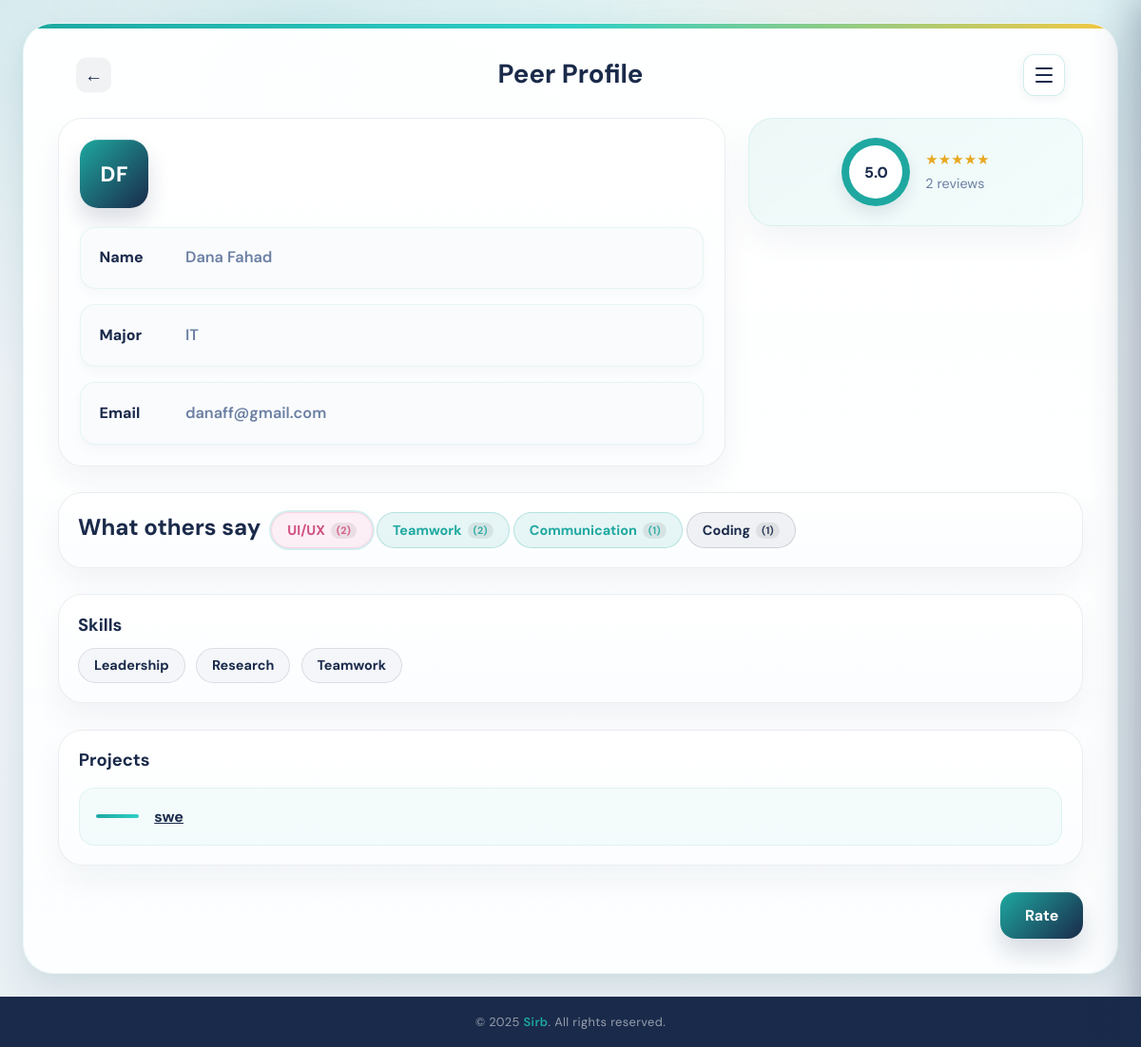
The page /PeerProfile.php?id=2228 (signed in) on the database its author committed.
### tables this page shows
CREATE TABLE `student` (
  `student_ID` int(11) NOT NULL,
  `email` varchar(255) NOT NULL,
  `password` varchar(255) NOT NULL,
  `name` varchar(100) NOT NULL,
  `major` varchar(100) NOT NULL,
  `registrationDate` date DEFAULT NULL
);

CREATE TABLE `skill` (
  `skill_ID` int(11) NOT NULL,
  `name` varchar(50) NOT NULL
);

CREATE TABLE `pastproject` (
  `project_ID` int(11) NOT NULL,
  `URL` varchar(2048) NOT NULL,
  `courseName` varchar(100) DEFAULT NULL,
  `student_ID` int(11) NOT NULL
);

### PeerProfile.php (the view, shortened to what this page needs)
<?php
require 'db_connect.php';
require_once 'rating_helper.php';
$loggedUserID = $_SESSION['userID'];
$peerID = (int) $_GET['id'];
$stmt = $pdo->prepare("
    SELECT student_ID, name, major, email
    FROM Student
    WHERE student_ID = ?
");
$stmt->execute([$peerID]);
$peer = $stmt->fetch();
$skillsStmt = $pdo->prepare("
    SELECT Skill.name
    FROM StudentSkill
    JOIN Skill ON StudentSkill.skill_ID = Skill.skill_ID
    WHERE StudentSkill.student_ID = ?
");
$skillsStmt->execute([$peerID]);
$skills = $skillsStmt->fetchAll();
$projectsStmt = $pdo->prepare("
    SELECT courseName, URL
    FROM PastProject
    WHERE student_ID = ?
");
$projectsStmt->execute([$peerID]);
$projects = $projectsStmt->fetchAll();
$rating = getStudentRating($pdo, $peerID);
$tagCounts = getStudentTagCounts($pdo, $peerID);
function h($value) {
    return htmlspecialchars($value ?? '', ENT_QUOTES, 'UTF-8');
}
function initials($name) {
    $parts = preg_split('/\s+/', trim($name));
    return strtoupper(substr($parts[0], 0, 1) . substr($parts[1], 0, 1));
}
function skillClass($skillName) {
    $name = strtolower($skillName);
    if (str_contains($name, 'coding') || str_contains($name, 'programming')) {
        return 'bd-peer-skill-tag-navy';
    }
    if (str_contains($name, 'ui') || str_contains($name, 'ux') || str_contains($name, 'innovation')) {
        return 'bd-peer-skill-tag-pink';
    }
    return 'bd-peer-skill-tag-teal';
}
$average = $rating['average'];
$count = $rating['count'];
$degree = ($average / 5) * 360;
?>
<!DOCTYPE html>
<html lang="en">
    <head>
        <link rel="stylesheet" href="style.css">
    </head>
    <body id="bd-body-peer-profile">
        <main id="bd-peer-profile-page">
            <section id="bd-peer-profile-shell">
                <div id="bd-peer-top-glow"></div>
                <section id="bd-peer-profile-card">
                    <header id="bd-peer-profile-header">
                        <a id="bd-peer-back-button" href="Homepage.php">←</a>
                        <h1 id="bd-peer-profile-title">Peer Profile</h1>
                        <button class="hamburger" id="bd-peer-hamburger" onclick="toggleDrawer()" aria-label="Menu">
                            <span></span><span></span><span></span>
                        </button>
                    </header>
                    <section id="bd-peer-profile-top-section">
                        <section id="bd-peer-profile-left-side">
                            <div id="bd-peer-avatar"><?php echo initials($peer['name']); ?></div>
                            <div class="bd-peer-info-row">
                                <span class="bd-peer-info-label">Name</span>
                                <span class="bd-peer-info-value" id="bd-peer-name">
                                    <?php echo h($peer['name']); ?>
                                </span>
                            </div>
                            <div class="bd-peer-info-row">
                                <span class="bd-peer-info-label">Major</span>
                                <span class="bd-peer-info-value" id="bd-peer-major">
                                    <?php echo h($peer['major']); ?>
                                </span>
                            </div>
                            <div class="bd-peer-info-row">
                                <span class="bd-peer-info-label">Email</span>
                                <span class="bd-peer-info-value" id="bd-peer-email">
                                    <a href="mailto:<?php echo h($peer['email']); ?>" class="peer-email-link">
                                        <?php echo h($peer['email']); ?>
                                    </a>
                                </span>
                            </div>
                        </section>
                        <section id="bd-peer-profile-right-side">
                            <div id="bd-peer-rating-section">
                                <div id="bd-peer-rating-circle"
                                     style="background: conic-gradient(var(--teal) 0deg <?php echo $degree; ?>deg, #e6eef5 <?php echo $degree; ?>deg 360deg);">
                                    <span id="bd-peer-rating-number">
                                        <?php echo number_format($average, 1); ?>
                                    </span>
                                </div>
                                <div id="bd-peer-rating-details">
                                    <p id="bd-peer-rating-stars">
                                        <?php echo renderStars($average); ?>
                                    </p>
                                    <p id="bd-peer-rating-reviews">
                                        <?php echo $count; ?> reviews
                                    </p>
                                </div>
                            </div>
                        </section>
                    </section>
                    <section id="bd-peer-skills-section">
                        <h2 id="bd-peer-skills-title">What others say</h2>
                        <div id="bd-peer-skills-list">
                            <?php if (!empty($tagCounts)): ?>
                                <?php foreach ($tagCounts as $index => $tag): ?>
                                    <span class="bd-peer-skill-tag <?php echo skillClass($tag['name']); ?> <?php echo $index === 0 ? 'bd-peer-top-tag' : ''; ?>">
                                        <?php echo h($tag['name']); ?>
                                        <span class="bd-peer-tag-count">(<?php echo $tag['tag_count']; ?>)</span>
                                    </span>
                                <?php endforeach; ?>
                            <?php else: ?>
                                <span class="bd-peer-skill-tag bd-peer-skill-tag-none">
                                    No tags yet
                                </span>
                            <?php endif; ?>
                        </div>
                    </section>
                    <section id="bd-peer-skills-section-2">
                        <h2 id="bd-peer-skills-title-2">Skills</h2>
                        <div id="bd-peer-skills-list-2">
                            <?php if (!empty($skills)): ?>
                                <?php foreach ($skills as $skill): ?>
                                    <span class="bd-peer-skill-tag">
                                        <?php echo h($skill['name']); ?>
                                    </span>
                                <?php endforeach; ?>
                            <?php else: ?>
                                <span class="bd-peer-skill-tag">No skills added yet</span>
                            <?php endif; ?>
                        </div>
                    </section>
                    <section id="bd-peer-projects-section">
                        <h2 id="bd-peer-projects-title">Projects</h2>
                        <div id="bd-peer-projects-list">
                            <?php if (!empty($projects)): ?>
                                <?php foreach ($projects as $project): ?>
                                    <div class="bd-peer-project-item">
                                        <span class="bd-peer-project-line"></span>
                                        <?php
                                        $url = $project['URL'] ?? '';
                                        $name = trim($project['courseName'] ?? '');
                                        $linkText = (!empty($name)) ? $name : "Project";
                                        ?>
                                        <?php if (!empty($url)): ?>
                                            <a class="bd-peer-project-text"
                                               href="<?php echo h($url); ?>"
                                               target="_blank">
                                                   <?php echo h($linkText); ?>
                                            </a>
                                        <?php else: ?>
                                            <span class="bd-peer-project-text">
                                                <?php echo h($linkText); ?>
                                            </span>
                                        <?php endif; ?>
                                    </div>
                                <?php endforeach; ?>
                            <?php endif; ?>
                        </div>
                    </section>
                    <?php if ($loggedUserID != $peerID): ?>
                        <div id="bd-peer-rate-button-wrapper">
                            <button id="bd-peer-rate-button">Rate</button>
                        </div>
                    <?php endif; ?>
                </section>
            </section>
        </main>
        <footer>
            © 2025 <span>Sirb</span>. All rights reserved.
        </footer>
    </body>
</html>

### rows shown on the page
student: name "Dana Fahad", major "IT", email "danaff@gmail.com"
skill: name "Leadership"
skill: name "Research"
skill: name "Teamwork"
pastproject: courseName "swe"

### other values the page prints
$average "5.0"
$count "2"
$tag['name'] "UI/UX"
$tag['tag_count'] "2"
$tag['name'] "Teamwork"
$tag['name'] "Communication"
$tag['tag_count'] "1"
$tag['name'] "Coding"
